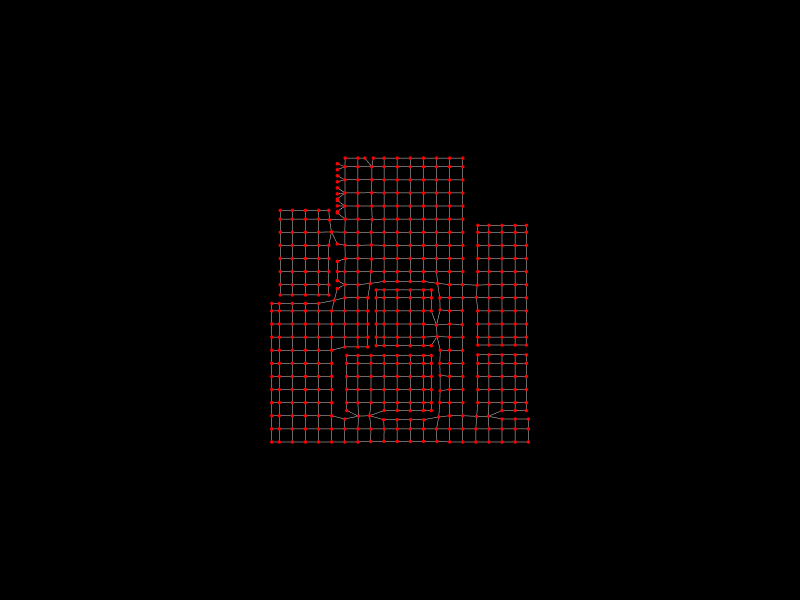

Notebook source saved alongside this figure:
### Markdown cell above
## 11. Show the analysis graph

### Code cell
Topology.Show(analysis_graph,
              camera=[0,0,6],
              vertexSize=4,
              vertexColor="red",
              edgeColor="lightgrey",
              backgroundColor="black",
              width=800,
              height=600,
              renderer=renderer)

### Figure 1 — Plotly figure (JSON) as saved in the notebook; plotly's stock layout.template omitted (floating-point values rounded to 4 significant figures; data arrays with more than 128 entries replaced by an {"elided": "..."} marker saying what was removed)
{"data": [{"hoverinfo": "text", "legendgroup": "2", "legendrank": 2, "line": {"color": "lightgrey", "dash": "solid", "width": 1}, "marker": {"size": 0}, "mode": "lines", "name": "1: Untitled Graph (Edges)", "showlegend": false, "text": "", "type": "scatter3d", "x": {"elided": "2562 float values"}, "y": {"elided": "2562 float values"}, "z": {"elided": "2562 float values"}}, {"customdata": {"elided": "489 str values"}, "hoverinfo": "text", "hovertemplate": {"elided": "489 str values"}, "hovertext": {"elided": "489 str values"}, "legendgroup": "1", "legendrank": 1, "marker": {"color": {"elided": "489 str values"}, "line": {"width": 0}, "opacity": 1, "size": {"elided": "489 int values"}, "sizemode": "diameter", "symbol": "circle"}, "mode": "markers", "name": "1: Untitled Graph (Vertices)", "showlegend": false, "text": {"elided": "489 str values"}, "type": "scatter3d", "x": {"elided": "489 float values"}, "y": {"elided": "489 float values"}, "z": {"elided": "489 float values"}}], "layout": {"autosize": true, "height": 600, "margin": {"b": 40, "l": 40, "r": 40, "t": 40}, "paper_bgcolor": "#000000", "plot_bgcolor": "#000000", "scene": {"aspectmode": "data", "camera": {"center": {"x": 0, "y": 0, "z": 0}, "eye": {"x": 0, "y": 0, "z": 6}, "projection": {"type": "perspective"}, "up": {"x": 0, "y": 1, "z": 0}}, "xaxis": {"visible": false}, "yaxis": {"visible": false}, "zaxis": {"visible": false}}, "showlegend": true, "width": 800, "xaxis": {"showgrid": false, "visible": false, "zeroline": false}, "yaxis": {"showgrid": false, "visible": false, "zeroline": false}}}
